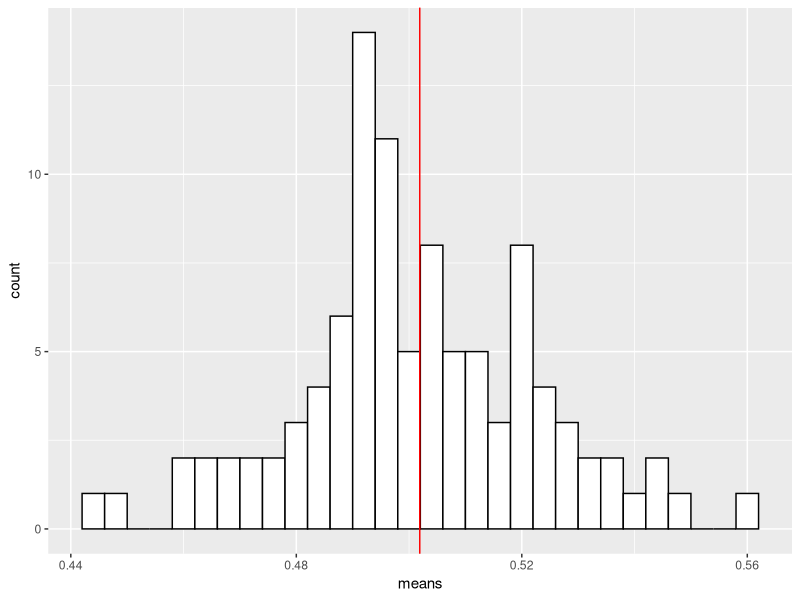
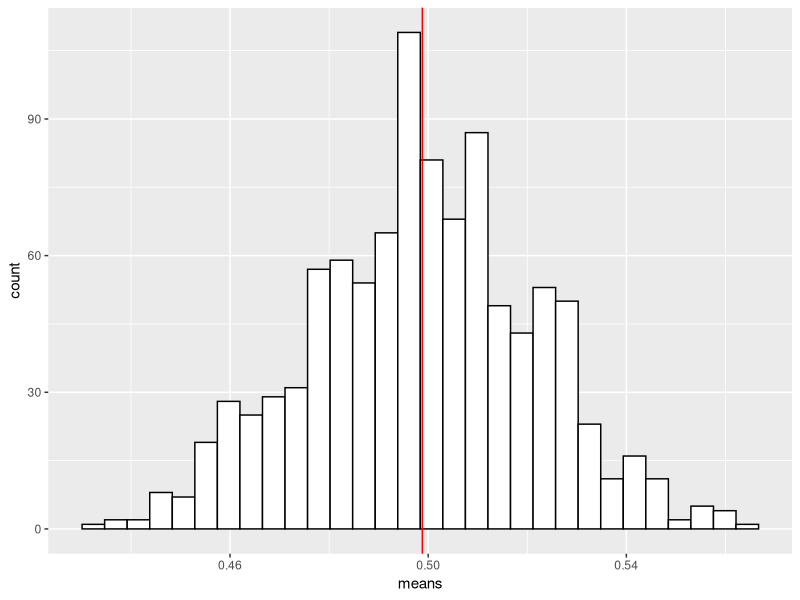
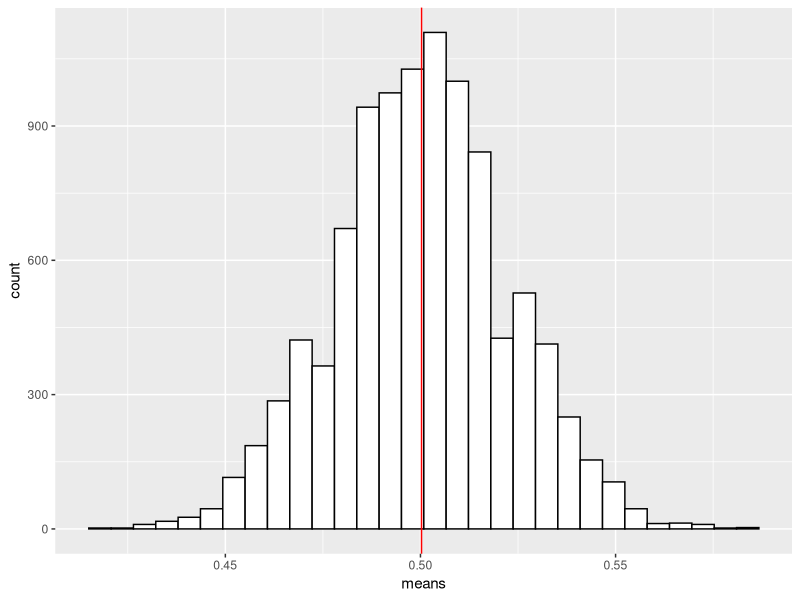

Recreate these plots in R, in order.
## ---- chunk 1
library(tidyverse)
library(ggplot2)
## ---- chunk 2
sapply(1:10, sqrt)
## ---- chunk 3
f <- function(x) "wow!"
sapply(1:5, f)
## ---- chunk 4
sqr <- function(x) x^2 
sapply(1:5, sqr)
## ---- chunk 5
g <- function(i) paste("attempt", i) 
sapply(1:6, g)
## ---- chunk 6
sum_random <- function(x) sum(rnorm(3))  
sapply(1:10, sum_random)
## ---- chunk 7
vote <- sample(c("K", "P"), 500, replace=TRUE, #K=Kreidler, P=Patel
               prob=c(0.56, 0.44)) #56% favor Kreidler, 44% favor Patel   
polling <- data.frame(vote=vote) 
head(polling, 10)
# Pr(V=K) = 0.56 
# Pr(V=P) = 0.44

# Can we confidently say that Kreidler will win? 
# We've only sampled 500 voters when there's 4.5 million registered WA voters?

# Denote X = 1 if prefers Kreidler, X = 0 if prefers Patel. So then sample average = 0.56
# What can we say about the expected value, E(X)
# Can we say that E(x) > 0.5?

# Two outcomes: Kreidler wins or Patel wins.
## ---- chunk 8
poll <- function(x) {
  s <- rbinom(500, 1, 0.5) #1 winner, 50% chance for either one 
  mean(s)
}
poll()
## ---- chunk 9
means <- sapply(1:100, poll)
mean_100 <- mean(means) 
sd_100 <- sd(means) 
data <- as.data.frame(means) 
ggplot(data, aes(x=means)) + 
  geom_histogram(color="black", fill="white") + 
  geom_vline(xintercept=mean_100, color="red")
## ---- chunk 10
means <- sapply(1:1000, poll)
mean_1000 <- mean(means) 
sd_1000 <- sd(means) 
data <- as.data.frame(means) 
ggplot(data, aes(x=means)) + 
  geom_histogram(color="black", fill="white") + 
  geom_vline(xintercept=mean_1000, color="red")
## ---- chunk 11
means <- sapply(1:10000, poll)
mean_10000 <- mean(means) 
sd_10000 <- sd(means) 
data <- as.data.frame(means) 
ggplot(data, aes(x=means)) + 
  geom_histogram(color="black", fill="white") + 
  geom_vline(xintercept=mean_10000, color="red")
